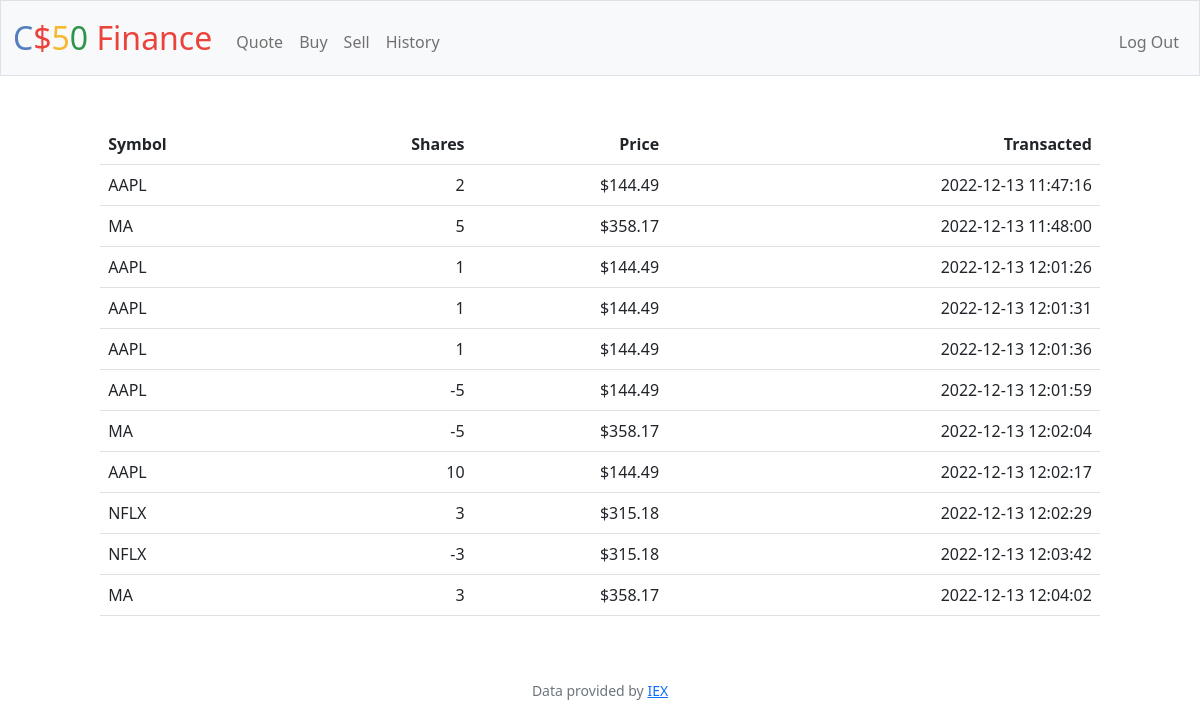
Screenshot of /history (signed in) with the database file from the repository.
### tables this page shows
CREATE TABLE transactions (
id INTEGER PRIMARY KEY AUTOINCREMENT NOT NULL,
user_id INTEGER NOT NULL,
symbol TEXT NOT NULL,
shares INT NOT NULL,
price NUMERIC NOT NULL,
time DATETIME DEFAULT CURRENT_TIMESTAMP,
FOREIGN KEY (user_id) REFERENCES users(id));

### app.py (the view)
@app.route("/history")
@login_required
def history():
    history = db.execute("SELECT symbol, shares, price, time FROM transactions WHERE user_id = ?", session["user_id"])
    length = len(history)
    for i in range(length):
        history[i]["price"] = usd(history[i]["price"])
    return render_template("history.html", history=history, length=length)

### app.py (called while the page is built)
@app.after_request
def after_request(response):
    response.headers["Cache-Control"] = "no-cache, no-store, must-revalidate"
    response.headers["Expires"] = 0
    response.headers["Pragma"] = "no-cache"
    return response

### helpers.py (called while the page is built)
def login_required(f):
    @wraps(f)
    def decorated_function(*args, **kwargs):
        if session.get("user_id") is None:
            return redirect("/login")
        return f(*args, **kwargs)
    return decorated_function

def usd(value):
    return f"${value:,.2f}"

### templates/history.html (shortened to what this page needs)
{% extends "layout.html" %}
{% block main %}
    <table class="table">
        <thead>
            <tr>
                <th class="text-start">Symbol</th>
                <th class="text-end">Shares</th>
                <th class="text-end">Price</th>
                <th class="text-end">Transacted</th>
            </tr>
        </thead>
        <tbody>
            {% for i in range(length) %}
                <tr>
                    <td class="text-start">{{ history[i]["symbol" ]}}</td>
                    <td class="text-end">{{ history[i]["shares"] }}</td>
                    <td class="text-end">{{ history[i]["price"] }}</td>
                    <td class="text-end">{{ history[i]["time"] }}</td>
                </tr>
            {% endfor %}
        </tbody>
    </table>
{% endblock %}

### templates/layout.html (shortened to what this page needs)
<!DOCTYPE html>
<html lang="en">
    <head>
        <link href="https://cdn.jsdelivr.net/npm/bootstrap@5.2.3/dist/css/bootstrap.min.css" rel="stylesheet">
        <link href="/static/styles.css" rel="stylesheet">
    </head>
    <body>
        <nav class="bg-light border navbar navbar-expand-md navbar-light">
            <div class="container-fluid">
                <a class="navbar-brand" href="/"><span class="blue">C</span><span class="red">$</span><span class="yellow">5</span><span class="green">0</span> <span class="red">Finance</span></a>
                <div class="collapse navbar-collapse" id="navbar">
                    {% if session["user_id"] %}
                        <ul class="navbar-nav me-auto mt-2">
                            <li class="nav-item"><a class="nav-link" href="/quote">Quote</a></li>
                            <li class="nav-item"><a class="nav-link" href="/buy">Buy</a></li>
                            <li class="nav-item"><a class="nav-link" href="/sell">Sell</a></li>
                            <li class="nav-item"><a class="nav-link" href="/history">History</a></li>
                        </ul>
                        <ul class="navbar-nav ms-auto mt-2">
                            <li class="nav-item"><a class="nav-link" href="/logout">Log Out</a></li>
                        </ul>
                    {% else %}
                        <ul class="navbar-nav ms-auto mt-2">
                            <li class="nav-item"><a class="nav-link" href="/register">Register</a></li>
                            <li class="nav-item"><a class="nav-link" href="/login">Log In</a></li>
                        </ul>
                    {% endif %}
                </div>
            </div>
        </nav>
        <main class="container-fluid py-5 text-center">
            {% block main %}{% endblock %}
        </main>
        <footer class="mb-5 small text-center text-muted">
            Data provided by <a href="https://iexcloud.io/">IEX</a>
        </footer>
    </body>
</html>

### static/styles.css (style rules this page uses)
nav .navbar-brand { font-size: xx-large; }
nav .navbar-brand .blue { color: #537fbe; }
nav .navbar-brand .red { color: #ea433b; }
nav .navbar-brand .yellow { color: #f5b82e; }
nav .navbar-brand .green { color: #2e944b; }
table { max-width: 85%; margin: 0 auto; }

### rows the page displays
transactions: symbol "AAPL", shares "2", price "$144.49", time "2022-12-13 11:47:16"
transactions: symbol "MA", shares "5", price "$358.17", time "2022-12-13 11:48:00"
transactions: symbol "AAPL", shares "1", price "$144.49", time "2022-12-13 12:01:26"
transactions: symbol "AAPL", shares "1", price "$144.49", time "2022-12-13 12:01:31"
transactions: symbol "AAPL", shares "1", price "$144.49", time "2022-12-13 12:01:36"
transactions: symbol "AAPL", shares "-5", price "$144.49", time "2022-12-13 12:01:59"
transactions: symbol "MA", shares "-5", price "$358.17", time "2022-12-13 12:02:04"
transactions: symbol "AAPL", shares "10", price "$144.49", time "2022-12-13 12:02:17"
transactions: symbol "NFLX", shares "3", price "$315.18", time "2022-12-13 12:02:29"
transactions: symbol "NFLX", shares "-3", price "$315.18", time "2022-12-13 12:03:42"
transactions: symbol "MA", shares "3", price "$358.17", time "2022-12-13 12:04:02"
